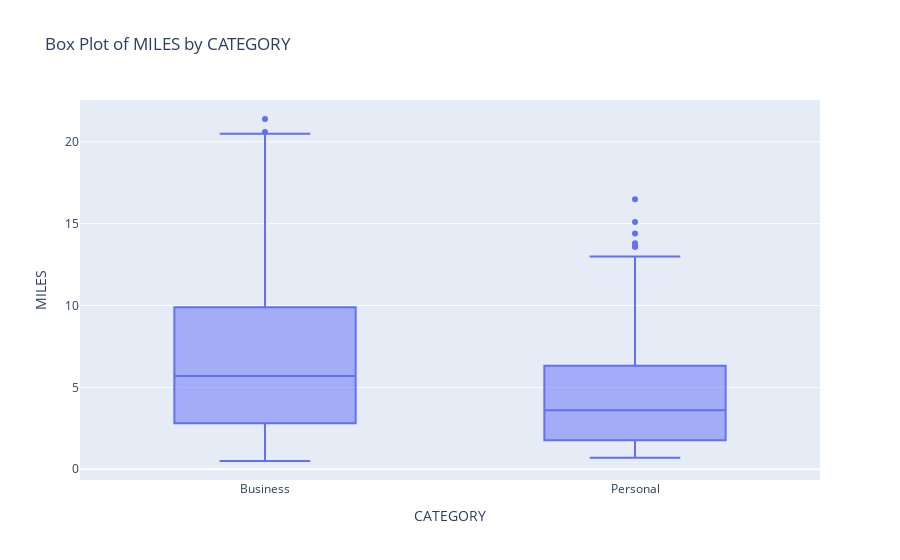

This figure's notebook cell:
### Code cell
fig_box_category = px.box(df_cleaned, x='CATEGORY', y='MILES', title='Box Plot of MILES by CATEGORY')
fig_box_category.show()

### Figure 1 — Plotly figure (JSON) as saved in the notebook; plotly's stock layout.template omitted (floating-point values rounded to 4 significant figures; data arrays with more than 128 entries replaced by an {"elided": "..."} marker saying what was removed)
{"data": [{"alignmentgroup": "True", "hovertemplate": "CATEGORY=%{x}<br>MILES=%{y}<extra></extra>", "legendgroup": "", "marker": {"color": "#636efa"}, "name": "", "notched": false, "offsetgroup": "", "orientation": "v", "showlegend": false, "type": "box", "x": {"elided": "1077 str values"}, "x0": " ", "xaxis": "x", "y": {"elided": "1077 float values"}, "y0": " ", "yaxis": "y"}], "layout": {"boxmode": "group", "legend": {"tracegroupgap": 0}, "title": {"text": "Box Plot of MILES by CATEGORY"}, "xaxis": {"anchor": "y", "domain": [0, 1], "title": {"text": "CATEGORY"}}, "yaxis": {"anchor": "x", "domain": [0, 1], "title": {"text": "MILES"}}}}
